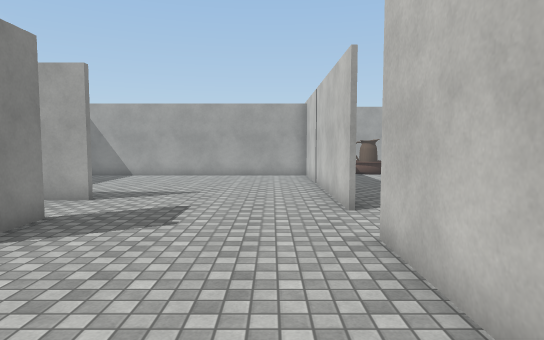
view 1 (above)

19 first-person views from a walk through a 3-D level made in the Unity game engine. The camera is 1.5 m above the floor, tilts 4° down and sees 75° across. The floor is counted in squares, 1 m on a side. Each view is taken from the middle of a square. On the plan, view 1 faces up. The plan holds only what a view shows up to about 16 squares ahead; the rest is blank. The place goes on beyond the plan. The player is left out. Door leaves are left out, so doorways stand open. Some surface patterns are stand-ins.

view 2
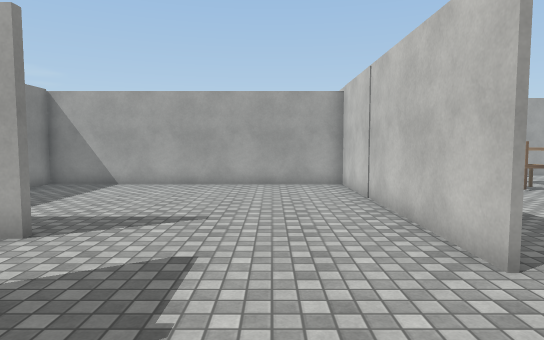

view 3
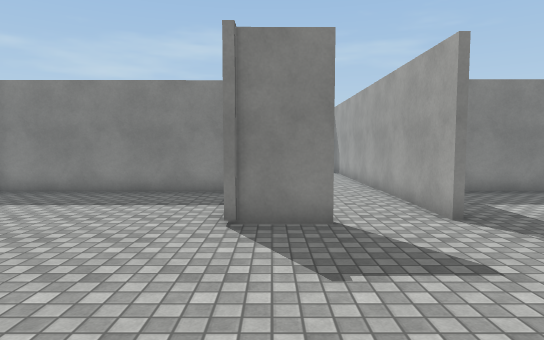

view 4
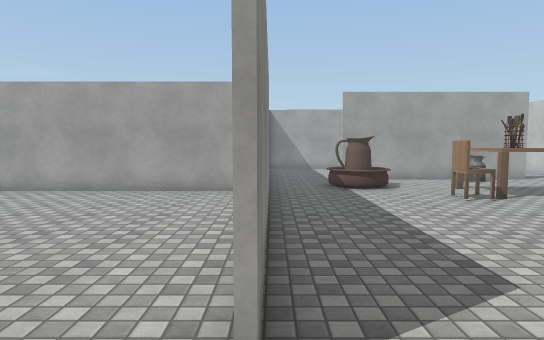

view 5
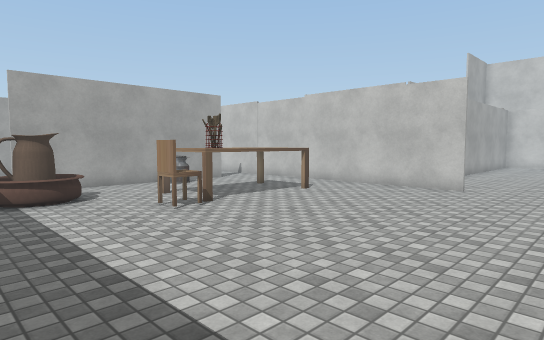

view 6
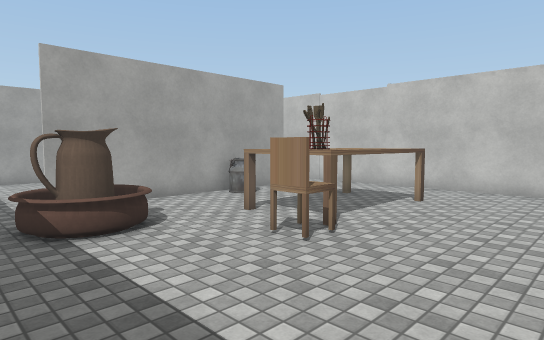

view 7
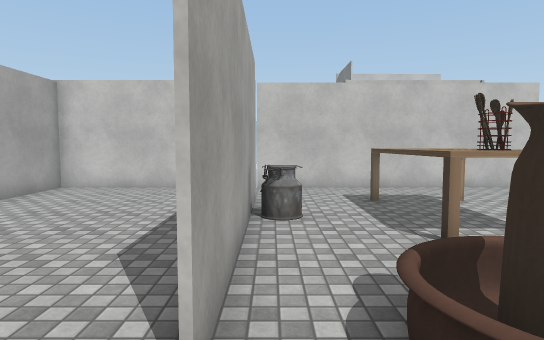

view 8
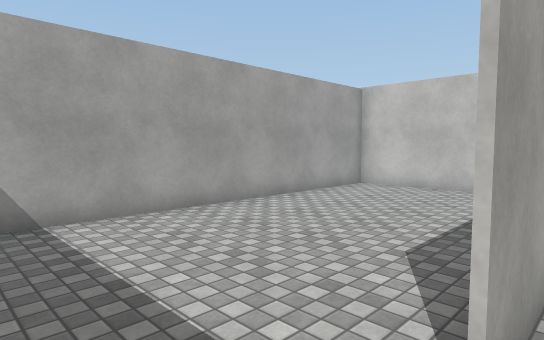

view 9
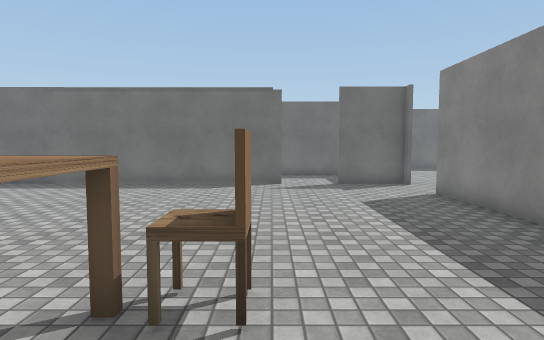

view 10
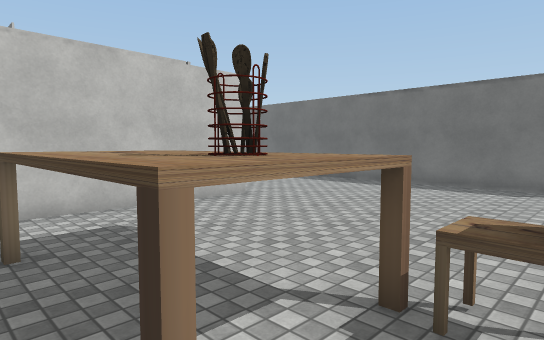

view 11
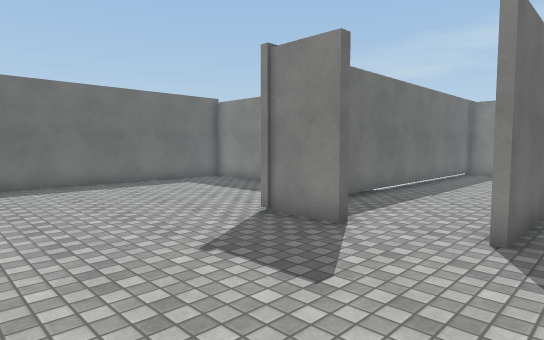

view 12
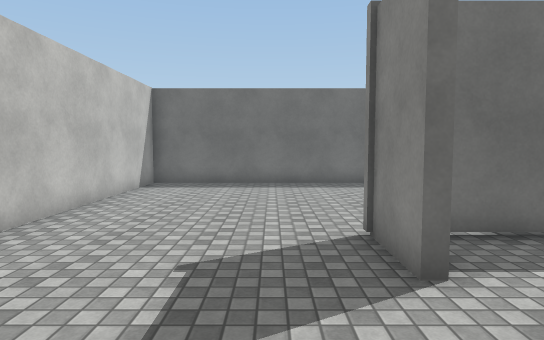

view 13
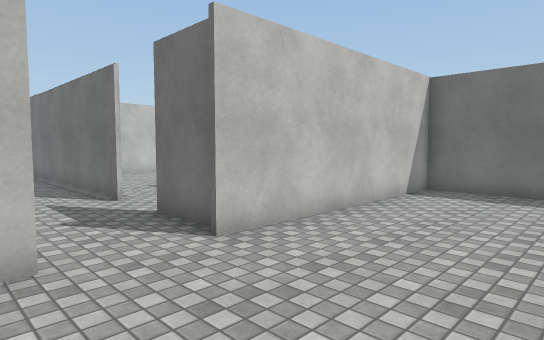

view 14
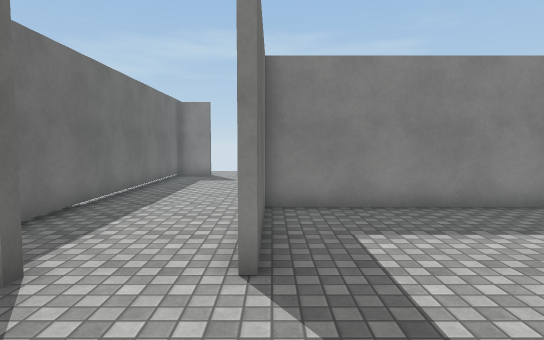

view 15
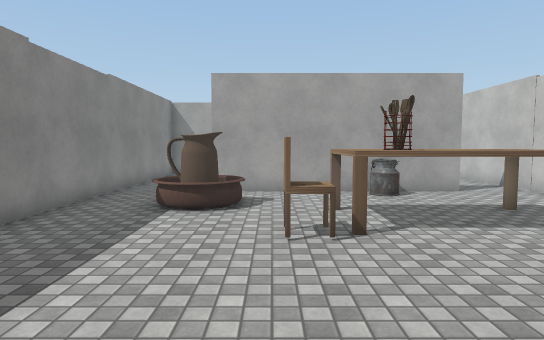

view 16
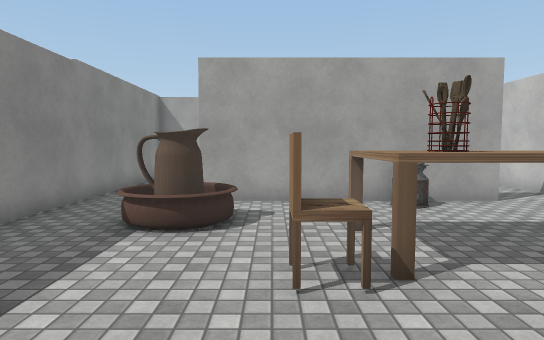

view 17
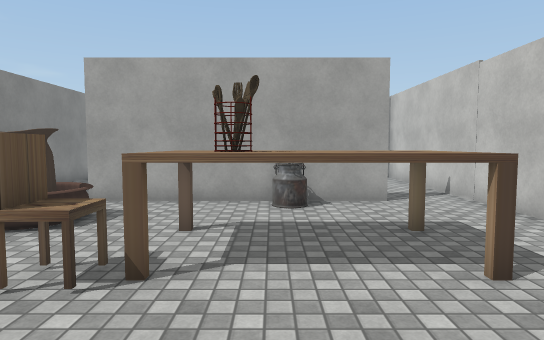

view 18
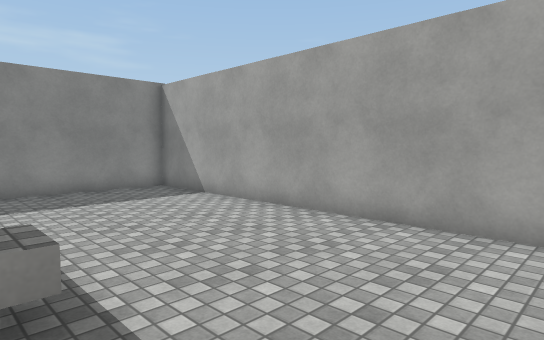

view 19
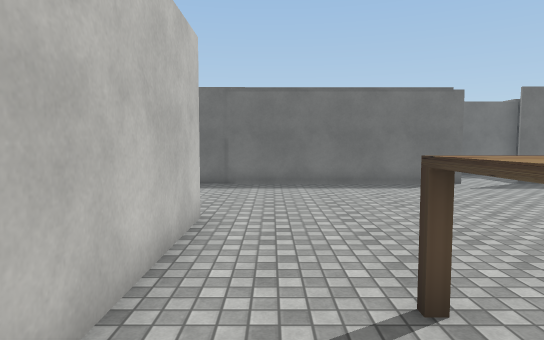

### Floor plan
Points are (right, up) in squares from view 1. A wall is a line through its corners. A room is listed if a view was taken in it or the views show most of it. See-through windows are left out.
Room 1 (views 1, 2, 11, 12, 13, 14)
walls: (-4.6, 7.2) (-4.6, 5.1); (-5, 9.6) (-6.5, 9.6); (-8.6, 9.8) (-5, 9.8); (1.7, 8) (1.7, 17.6) (-9.5, 17.6) (-9.5, 9.8); (-9.5, 4.5) (-9.5, -2.8); (-7.6, -3.1) (1.7, -3.1) (1.7, 5.6)
ways out: opening at (1.7, 7) to room 2; opening at (-5.5, 8.5)
Room 2 (views 3, 4, 5, 6, 7, 8, 9, 10, 15, 16, 17, 18, 19)
walls: (9.6, 21.5) (5, 21.5); (13.1, 21.5) (11.4, 21.5); (1.9, 13) (1.9, 8); (15.5, 11.6) (15.5, 28.4) (1.9, 28.4) (1.9, 14.9); (6.5, 5.2) (16.5, 5.2); (1.8, 5.2) (4.5, 5.2)
ways out: opening at (1.7, 7) to room 1; opening at (5.5, 5)
objects: other object (4, 18) to (6, 20); other object (7, 16) to (8, 16); other object (9, 16) to (12, 18); other object (10, 21) to (11, 21); other object (10, 22) to (11, 23)

Where each view was taken, in squares from view 1:
view 1: 0 up, 0 right, facing up
view 2: 4 up, 1 left, facing up
view 3: 6 up, 2 right, facing left
view 4: 6 up, 2 right, facing up
view 5: 8 up, 3 right, facing up-right
view 6: 12 up, 3 right, facing up-right
view 7: 21 up, 3 right, facing right
view 8: 21 up, 3 right, facing up-right
view 9: 19 up, 7 right, facing down
view 10: 19 up, 7 right, facing down-right
view 11: 11 up, 1 right, facing down-left
view 12: 11 up, 3 left, facing down
view 13: 9 up, 3 left, facing down-right
view 14: 10 up, 1 left, facing left
view 15: 10 up, 7 right, facing up
view 16: 12 up, 7 right, facing up
view 17: 12 up, 10 right, facing up
view 18: 22 up, 14 right, facing up-left
view 19: 19 up, 14 right, facing down
